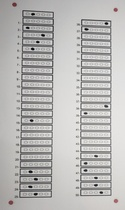
%> input picture OMR/gabarito.jpg, 125 x 210 px, shrunk from 1960 x 3286 before the run
$ octave omr.m   (GNU Octave 9; MATLAB toolbox functions it lacks are replaced by stand-ins)
%> lines starting %> are read from the running program, lines starting %| are printed output that depends on the picture; in (x1, y1, x2, y2) boxes, pixels count from 0 and x2, y2 are one past the last pixel; in counts of white or black regions, pixels touching at a corner belong together; the program's own positions count from 1
### OMR/rotacao.m
function fotoFinal = rotacao(foto)
  rgb = foto;

  %gray = rgb2gray(color_p1);
  #figure, imshow(rgb)
  #title('resultado')

  nr = size(rgb, 1);
  nc = size(rgb, 2);

  r = rgb(:,:,1);
  g = rgb(:,:,2);
  b = rgb(:,:,3);

  r_g_b = [r g b];
  #figure, imshow(r_g_b)
  #title('r_g_b')

  red = imsubtract(r, g);
  #figure, imshow(red)
  #title('vermelho')

  th = graythresh(red);
  red = im2bw(red, th);
  se = strel("square", 7);
  red = imclose(red, se);
  se = strel("square", 3);
  red = imopen(red, se);
  #figure, imshow(red)
  #title('bw')

  rgbd = im2double(red);
  x = rgbd./max(rgbd(:));
  [center, radii, metric] = imfindcircles(x, [3 20]);
  #figure, imshow(rgbd)
  #title('rgbd')

  center = round(center);

  for j=1:1:3
    for i=1:1:3
      if center(i,2) < center(i+1,2);
        temp1 = center(i,2);
        temp2 = center(i,1);
        center(i,2) = center(i+1,2);
        center(i,1) = center(i+1,1);
        center(i+1,2) = temp1;
        center(i+1,1) = temp2;
      endif
    endfor
  endfor

  if center(1,1) > center(2,1);
    temp1 = center(1,2);
    temp2 = center(1,1);
    center(1,2) = center(2,2);
    center(1,1) = center(2,1);
    center(2,2) = temp1;
    center(2,1) = temp2;
  endif

  if center(3,1) < center(4,1);
    temp1 = center(3,2);
    temp2 = center(3,1);
    center(3,2) = center(4,2);
    center(3,1) = center(4,1);
    center(4,2) = temp1;
    center(4,1) = temp2;
  endif

  marcas = zeros(nr, nc);
  #figure, imshow(marcas, []);
  #hold on
  #viscircles(center(1,:),radii(1),'Color','b');
  #viscircles(center(2,:),radii(2),'Color','r');
  #viscircles(center(3,:),radii(3),'Color','g');
  #viscircles(center(4,:),radii(4),'Color','y');

  incp = [center(1,1) center(1, 2);center(2,1) center(2, 2);center(3,1) center(3, 2);center(4,1) center(4, 2)];

  outcp = [1 1500;850 1500;850 1;1 1];

  red = rgbd*255;
  #figure, imshow(red)
  #title('red de novo')

  T = maketform("projective", incp, outcp);
  [gProj] = imtransform(red, T);
  gProj = uint8(gProj);
  #figure, imshow(gProj)

  x = gProj./max(gProj(:));
  [center, radii, metric] = imfindcircles(x, [3 12]);

  center = round(center);

  for j=1:1:3
    for i=1:1:3
      if center(i,2) < center(i+1,2);
        temp1 = center(i,2);
        temp2 = center(i,1);
        center(i,2) = center(i+1,2);
        center(i,1) = center(i+1,1);
        center(i+1,2) = temp1;
        center(i+1,1) = temp2;
      endif
    endfor
  endfor

  if center(1,1) > center(2,1);
    temp1 = center(1,2);
    temp2 = center(1,1);
    center(1,2) = center(2,2);
    center(1,1) = center(2,1);
    center(2,2) = temp1;
    center(2,1) = temp2;
  endif

  if center(3,1) < center(4,1);
    temp1 = center(3,2);
    temp2 = center(3,1);
    center(3,2) = center(4,2);
    center(3,1) = center(4,1);
    center(4,2) = temp1;
    center(4,1) = temp2;
  endif

  [gProj] = imtransform(rgb, T);
  gProj = uint8(gProj);
  #figure, imshow(gProj)

  raio = round(0.025*(center(2, 1) - center(1, 1)));

  cropped = gProj((center(3, 2) + raio) : (center(2, 2) - raio), (center(1, 1) + raio) : (center(2, 1) - raio));
  fotoFinal = cropped;
  #figure, imshow(cropped)
endfunction

### OMR/preparaImagem.m
function imagemBW = preparaImagem(imagem)
  imagem = rotacao(imagem);

  # Segmentação das imagens
  T = graythresh(imagem);
  imagemBW = im2bw(imagem,T);

  # Morfologia para deixar apenas os retangulos das alternativas
  SE = strel('square', 4);
  imagemBW = imclose(imagemBW,SE);

  SE = strel('square', 2);
  imagemBW = imerode(imagemBW,SE);
endfunction

### OMR/matrizContador.m
function contadorGabarito = matrizContador(gabaritoBW)

  [Ignl Ignc] = size(gabaritoBW);

  gabaritoInv = ~gabaritoBW;

coluna = sum(gabaritoInv, 1);
for j=1:1:4
  for i=(1 + round(Ignc/4)*(j-1)):1:(round(Ignc/4)*(j) - 10)
    media(i) = coluna(i) + coluna(i+1) + coluna(i+2) + coluna(i+3) + coluna(i+4) + coluna(i+5) + coluna(i+6) + coluna(i+7) + coluna(i+8) + coluna(i+9);
  endfor
  mediaLocal = media((1 + round(Ignc/4)*(j-1)):(round(Ignc/4)*(j) - 10));
  laterais(j) = find(mediaLocal==max(mediaLocal)) + round(Ignc/4)*(j-1) + 5;
endfor

for j=1:1:4
  if j==1
    inicial = 1;
    final = 200;
    posicao = 200;
    passo = 1;
  elseif j==2
    inicial = 1450;
    final = 1300;
    posicao = 200;
    passo = -1;
  elseif j==3
    inicial = 1;
    final = 200;
    posicao = 700;
    passo = 1;
  else
    inicial = 1450;
    final = 1300;
    posicao = 700;
    passo = -1;
  endif
  for i=inicial:passo:final
    if gabaritoInv(i, posicao)==1
      topos(j) = i;
      break;
    endif
  endfor
endfor

altura(1) = round((topos(2)-topos(1))/26);
margem(1) = round(altura(1)/5);
altura(2) = round((topos(4)-topos(3))/25);
margem(2) = round(altura(2)/5);

for coluna=1:2
  if coluna==1
    topo = 1;
    questoes = 26;
  else
    topo=3;
    questoes = 25;
  endif
  for n=1:questoes
    posY1 = (topos(topo)+margem(coluna)+(n-1)*altura(coluna));
    posY2 = (posY1 + round(altura(coluna)*2/3) - margem(coluna));
    posX1 = (laterais(topo)+margem(coluna));
    posX2 = (laterais(topo + 1)-margem(coluna));
    recorte = gabaritoBW(posY1 : posY2, posX1 : posX2);
    for alternativa = 1:1:5
      h = size(recorte, 1)-1;
      largura = round(size(recorte, 2)/5)-1;
      contador((n + 26*(coluna - 1)),alternativa) = 0;
      for i=1:1:h
        for j=(((alternativa-1)*largura)+1):1:(largura + (((alternativa-1)*largura)))
          contador((n + 26*(coluna - 1)),alternativa) = contador((n + 26*(coluna - 1)),alternativa) + ((recorte(i, j) - 1)*(-1));
        endfor
      endfor
    endfor
  endfor
endfor

contadorGabarito = contador;

endfunction

### OMR/getTipo.m
function tipo = getTipo(contador)
  tipoMedia = mean(contador(1,1:4));
  count = 0;
  tipo = -1;

  for n = 1:4
    if(contador(1,n) > contador)
      if(tipo == 1)
        return;
      endif
        tipo = n;
        count = count + 1;
      endif
  endfor
endfunction

### OMR/getRespostas.m
function respostas = getRespostas(contador)
  threshold = 100;
  respostas = zeros(50, 1);
  media = mean(contador(1,1:5));

  for i = 2:51
    for j = 1:5
      if(contador(i,j) > media + threshold)
        if(respostas(i-1,1) != 0)
          respostas(i-1,1) = -1;
          break;
        else
          respostas(i-1,1) = j;
        endif
      endif
     endfor
  endfor
endfunction

### OMR/printRespostas.m
function printRespostas(respostas)
  for i = 1:50
    if(respostas(i) == -1)
      alternativaFinal = "Mais de uma alternativaa marcadaa, quest鉶 anulada!!";
    elseif(respostas(i) == 0)
      alternativaFinal = "Nenhuma alternativa marcada!!";
    elseif(respostas(i) == 1)
      alternativaFinal = "A";
    elseif(respostas(i) == 2)
      alternativaFinal = "B";
    elseif(respostas(i) == 3)
      alternativaFinal = "C";
    elseif(respostas(i) == 4)
      alternativaFinal = "D";
    elseif(respostas(i) == 5)
      alternativaFinal = "E";
    endif

    X = sprintf('Quest鉶 %d: %s',i,alternativaFinal);
    disp(X)
  endfor
endfunction

### OMR/getResultadoFinal.m
function final = getResultadoFinal(gabaritoRespostas, provaRespostas)
  final = 0;
  for i = 1:50
    if (gabaritoRespostas(i) == -1 || gabaritoRespostas(i) == 0)
      final = final + 1;
    elseif(provaRespostas(i) != -1 && provaRespostas(i) != 0 && gabaritoRespostas(i) == provaRespostas(i))
      final = final + 1;
    endif
  endfor
endfunction

### OMR/omr.m
clear all, close all, clc

gabarito = imread('gabarito.jpg');
%> gabarito is the input picture: size 210x125x3 uint8; mean R, G, B 184.5, 183.5, 181.9
prova = imread('aluno.jpg');
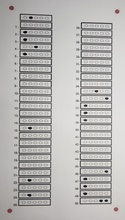
%> input picture OMR/aluno.jpg, 125 x 220 px, shrunk from 1960 x 3445 before the run
%> prova is the input picture: size 220x125x3 uint8; mean R, G, B 181.7, 180.4, 178.6

gabaritoBW = preparaImagem(gabarito);
%> in rotacao, `th = graythresh(red);`: th = 0.0647
%> in rotacao, `red = im2bw(red, th);`:
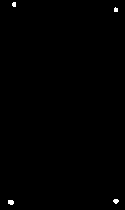
%> red: size 210x125 logical; 0.32% white; 4 white regions (2 under 20 px), largest, box (x1, y1, x2, y2) and area: (8, 200, 14, 205) 26, (113, 199, 119, 204) 22
%> in rotacao, `red = imopen(red, se);`: red: size 210x125 logical; 0.29% white; 4 white regions (3 under 20 px), largest, box (x1, y1, x2, y2) and area: (8, 200, 14, 205) 26
%> in rotacao, `[center, radii, metric] = imfindcircles(x, [3 20]);`: center = [11.44 202.8; 13.58 5.43; 115.4 11.49; 115.3 200.3]; radii = [3.42; 3.22; 3.81; 4.23]; metric = [0.226; 0.174; 0.145; 0.128]
%> in rotacao, `center = round(center);`: center = [11 203; 14 5; 115 11; 115 200]
%> after the loop in rotacao, `for j=1:1:3`: center = [11 203; 115 200; 115 11; 14 5]; temp1 = 11; temp2 = 115
%> in rotacao, `incp = [center(1,1) center(1, 2);center(2,1) center(2, 2);center(3,1) ..`: incp = [11 203; 115 200; 115 11; 14 5]
%> in rotacao, `T = maketform("projective", incp, outcp);`: T = {ndims_in 2, ndims_out 2}
%> in rotacao, `x = gProj./max(gProj(:));`: x: size 1667x1043 uint8; values 0 (black) and 1 (white), 0.27% white; 4 white regions, box (x1, y1, x2, y2) and area: (85, 1568, 132, 1605) 1476, (949, 66, 985, 100) 1139, (93, 67, 125, 107) 1102, (949, 1583, 984, 1614) 1050
%> in rotacao, `[center, radii, metric] = imfindcircles(x, [3 12]);`: center = [115.1 87.4; 967.3 1599.3; 967.7 83.38; 109 1585.4]; radii = [10.71; 3; 3; 3]; metric = [0.0485; 0.00533; 0.00125; 0.000745]
%> in rotacao, `center = round(center);`: center = [115 87; 967 1599; 968 83; 109 1585]
%> after the loop in rotacao, `for j=1:1:3`: center = [967 1599; 109 1585; 115 87; 968 83]; temp1 = 87
%> in rotacao, `temp1 = center(1,2);`: temp1 = 1599
%> in rotacao, `temp2 = center(1,1);`: temp2 = 967
%> in rotacao, `temp1 = center(3,2);`: temp1 = 87
%> in rotacao, `temp2 = center(3,1);`: temp2 = 115
%> in rotacao, `[gProj] = imtransform(rgb, T);`:
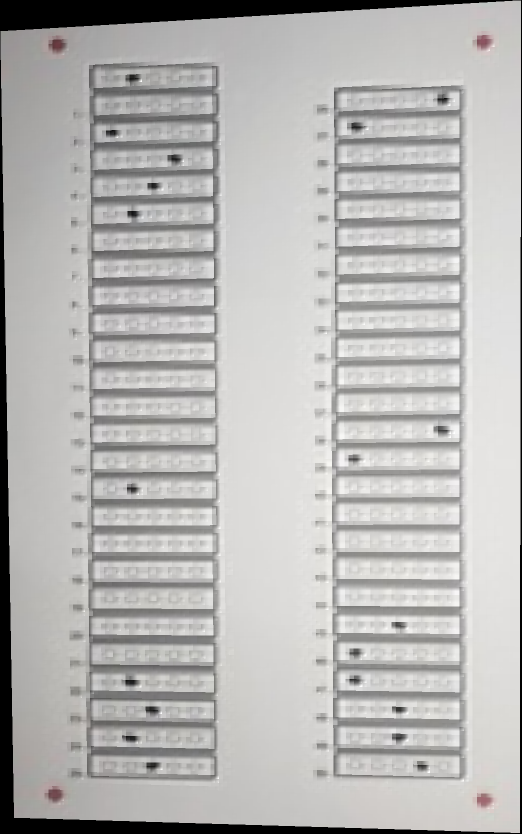
%> gProj: size 1667x1043x3 uint8 (shown at 1/2 size); mean R, G, B 183, 182.1, 180.5
%> in rotacao, `raio = round(0.025*(center(2, 1) - center(1, 1)));`: raio = 21
%> in preparaImagem, `T = graythresh(imagem);`: T = 0.678
%> in preparaImagem, `imagemBW = im2bw(imagem,T);`: imagemBW: size 1475x817 logical; 74.6% white; 230 black regions (123 under 20 px), largest, box (x1, y1, x2, y2) and area: (0, 20, 311, 1475) 171238, (534, 67, 802, 1456) 113095, (0, 0, 117, 149) 5702
%> in preparaImagem, `imagemBW = imclose(imagemBW,SE);`: imagemBW: size 1475x817 logical; 75% white; 142 black regions (14 under 20 px), largest, box (x1, y1, x2, y2) and area: (0, 20, 311, 1475) 167015, (539, 67, 800, 601) 47669, (536, 1032, 801, 1456) 36060
%> in preparaImagem, `imagemBW = imerode(imagemBW,SE);`: imagemBW: size 1475x817 logical; 73.1% white; 128 black regions (1 under 20 px), largest, box (x1, y1, x2, y2) and area: (0, 19, 311, 1475) 178767, (533, 66, 800, 797) 66630, (535, 1031, 801, 1456) 39065
provaBW = preparaImagem(prova);
%> in rotacao (call 2), `r_g_b = [r g b];`:
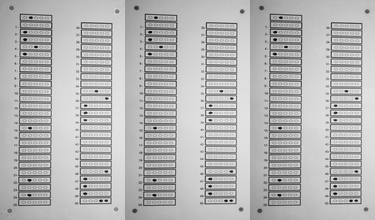
%> r_g_b: size 220x375 uint8; min 0, max 241, mean 180.2
%> in rotacao (call 2), `th = graythresh(red);`: th = 0.0588
%> in rotacao (call 2), `red = im2bw(red, th);`:
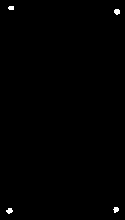
%> red: size 220x125 logical; 0.39% white; 4 white regions, box (x1, y1, x2, y2) and area: (114, 9, 120, 15) 29, (6, 208, 13, 214) 29, (113, 207, 119, 213) 26, (8, 6, 14, 10) 22
%> in rotacao (call 2), `red = imopen(red, se);`: red: size 220x125 logical; 0.34% white; 4 white regions, box (x1, y1, x2, y2) and area: (114, 9, 120, 14) 27, (114, 207, 119, 212) 23, (7, 208, 12, 213) 23, (9, 6, 14, 10) 20
%> in rotacao (call 2), `[center, radii, metric] = imfindcircles(x, [3 20]);`: center = [117.5 12; 10.23 211.1; 116.7 210; 12 8.83]; radii = [3.33; 3.2; 3.2; 3.18]; metric = [0.247; 0.225; 0.218; 0.197]
%> in rotacao (call 2), `center = round(center);`: center = [118 12; 10 211; 117 210; 12 9]
%> after the loop in rotacao (call 2), `for j=1:1:3`: center = [10 211; 117 210; 118 12; 12 9]; temp1 = 12; temp2 = 118
%> in rotacao (call 2), `incp = [center(1,1) center(1, 2);center(2,1) center(2, 2);center(3,1) ..`: incp = [10 211; 117 210; 118 12; 12 9]
%> in rotacao (call 2), `x = gProj./max(gProj(:));`: x: size 1662x1003 uint8; values 0 (black) and 1 (white), 0.33% white; 4 white regions, box (x1, y1, x2, y2) and area: (908, 67, 957, 106) 1667, (916, 1566, 957, 1604) 1393, (68, 1567, 107, 1604) 1301, (68, 67, 107, 98) 1147
%> in rotacao (call 2), `[center, radii, metric] = imfindcircles(x, [3 12]);`: center = [88.34 83.12; 90.07 1587.3; 934 87.44; 935.3 1585.8]; radii = [3; 3; 3; 3]; metric = [0.00861; 4.58e-05; 0; 0]
%> in rotacao (call 2), `center = round(center);`: center = [88 83; 90 1587; 934 87; 935 1586]
%> after the loop in rotacao (call 2), `for j=1:1:3`: center = [90 1587; 935 1586; 934 87; 88 83]; temp1 = 87; temp2 = 934
%> in rotacao (call 2), `cropped = gProj((center(3, 2) + raio) : (center(2, 2) - raio), (center..`:
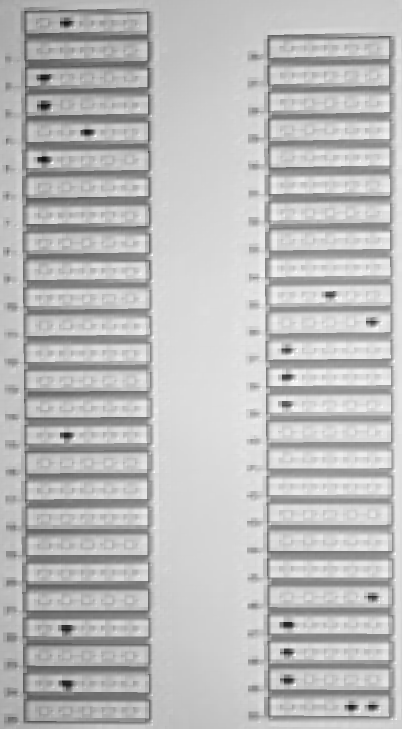
%> cropped: size 1458x804 uint8 (shown at 1/2 size); min 3, max 255, mean 187
%> in preparaImagem (call 2), `T = graythresh(imagem);`: T = 0.667
%> in preparaImagem (call 2), `imagemBW = im2bw(imagem,T);`: imagemBW: size 1458x804 logical; 74.7% white; 232 black regions (120 under 20 px), largest, box (x1, y1, x2, y2) and area: (0, 0, 307, 1458) 168492, (496, 66, 789, 1441) 112203, (6, 1265, 37, 1287) 595
%> in preparaImagem (call 2), `imagemBW = imclose(imagemBW,SE);`: imagemBW: size 1458x804 logical; 75.2% white; 152 black regions (16 under 20 px), largest, box (x1, y1, x2, y2) and area: (0, 13, 307, 1458) 160753, (528, 66, 789, 611) 45534, (528, 1155, 789, 1441) 26066
%> in preparaImagem (call 2), `imagemBW = imerode(imagemBW,SE);`:
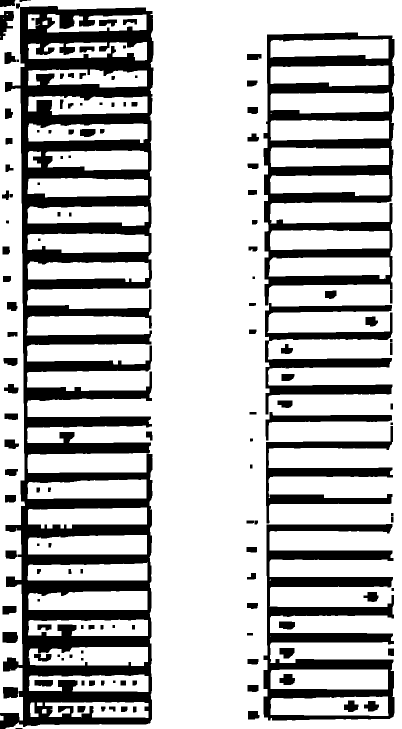
%> imagemBW: size 1458x804 logical (shown at 1/2 size); 73.2% white; 136 black regions, largest, box (x1, y1, x2, y2) and area: (0, 7, 307, 1458) 172685, (527, 65, 789, 611) 49102, (527, 1048, 789, 1441) 36665

gabaritoContador = matrizContador(gabaritoBW);
%> in matrizContador, `coluna = sum(gabaritoInv, 1);`: coluna = 817 values, max 1444 at index 56, min 0 at index 312, mean 397.1
%> after the loop in matrizContador, `for j=1:1:4`: laterais = [55 302 543 794]; media = 806 values, max 12937 at index 50, min 0 at index 195, mean 3890.3
%> after the loop in matrizContador, `for j=1:1:4`: final = 1300; inicial = 1450; passo = -1; posicao = 700; topos = [27 1450 72 1450]
%> after the loop in matrizContador, `for coluna=1:2`: contador = 51 rows, first 8: [849 736 724 632 514; 815 635 549 538 381; 759 503 404 275 254; 436 352 275 658 74; 281 220 521 0 14; 98 546 171 3 11; 90 94 54 16 38; 40 0 0 15 0]; questoes = 25; topo = 3
%> in matrizContador, `contadorGabarito = contador;`: contadorGabarito has the same summary as contador
%> gabaritoContador has the same summary as contador in matrizContador
provaContador = matrizContador(provaBW);
%> after the loop in matrizContador (call 2), `for coluna=1:2`: contador = 51 rows, first 8: [693 790 637 545 360; 673 606 405 443 328; 610 271 210 338 224; 587 217 162 166 214; 218 179 487 89 0; 630 55 0 0 0; 25 0 0 7 19; 87 150 22 0 0]
%> in matrizContador (call 2), `contadorGabarito = contador;`: contadorGabarito has the same summary as contador
%> provaContador has the same summary as contador in matrizContador

tipoGabarito = getTipo(gabaritoContador);
%> in getTipo, `tipoMedia = mean(contador(1,1:4));`: tipoMedia = 735.2
%> after the loop in getTipo, `for n = 1:4`: count = 0; tipo = -1
%> tipoGabarito = -1
tipoProva = getTipo(provaContador);
%> tipoProva = -1

if isnan(tipoGabarito)
   display('Mais de um tipo de gabarito assinalado, gabarito anulado!!')
   return;
end

if isnan(tipoProva)
   display('Mais de um tipo de prova assinalada, prova anulada!!')
   return;
end


# Verifica se a prova e o gabarito s茫o do mesmo tipo
if (tipoGabarito != tipoProva)
   display('Gabarito e prova n鉶 s鉶 do mesmo tipo!!')
   return;
endif

# Localiza as alternativas marcadas
gabaritoRespostas = getRespostas(gabaritoContador);
%> in getRespostas, `media = mean(contador(1,1:5));`: media = 691
%> after the loop in getRespostas, `for i = 2:51`: respostas = 50 values, max 1 at index 1, min 0 at index 2, mean 0.02
%> gabaritoRespostas has the same summary as respostas in getRespostas
provaRespostas = getRespostas(provaContador);
%> provaRespostas = 50 values from 0 to 0

# Computa a pontua莽茫o da prova
disp("\n\n*** GABARITO ***")
printRespostas(gabaritoRespostas);
%> after the loop in printRespostas, `for i = 1:50`: alternativaFinal = 'Nenhuma alternativa marcada!!'

disp("\n\n*** PROVA ***")
printRespostas(provaRespostas);

resultadoFinal = getResultadoFinal(gabaritoRespostas, provaRespostas);
%> after the loop in getResultadoFinal, `for i = 1:50`: final = 49
%> resultadoFinal = 49

X = sprintf('\n\nRESULTADO FINAL: %d quest鮡s assinaladas corretamente',resultadoFinal);
disp(X)
%| RESULTADO FINAL: 49 quest鮡s assinaladas corretamente

X = sprintf('Nota: %d',(resultadoFinal*10)/50);
%> X = 'Nota: 9.8'
disp(X)
%| Nota: 9.8
